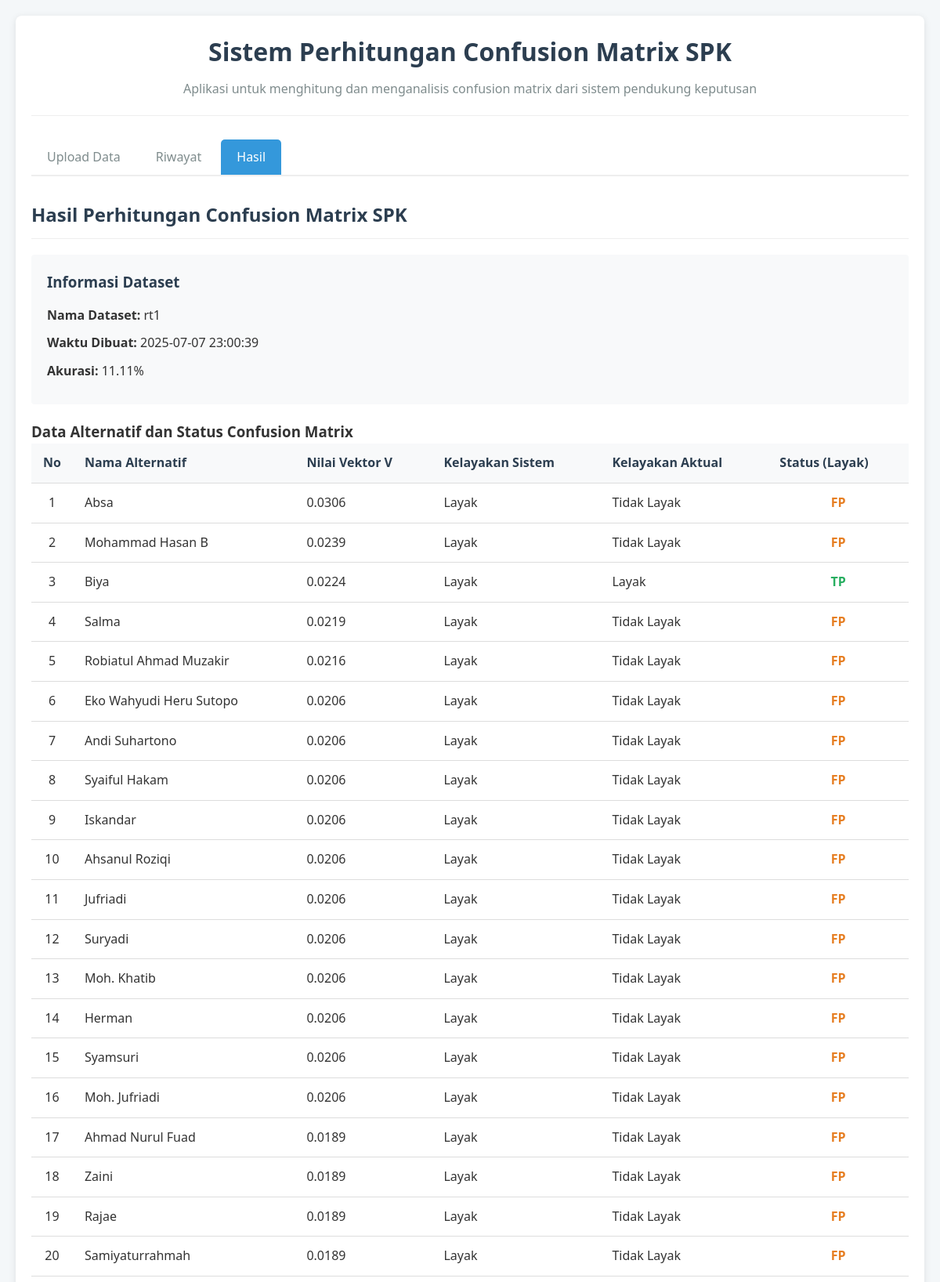
/?tab=results&dataset=7 (upper part), run on the app's committed database.
### tables this page shows
CREATE TABLE `dataset` (
  `id` int NOT NULL,
  `name` varchar(255) NOT NULL,
  `accuracy` float DEFAULT '0',
  `created_at` datetime DEFAULT CURRENT_TIMESTAMP
);

CREATE TABLE `raw_data` (
  `id` int NOT NULL,
  `dataset_id` int DEFAULT NULL,
  `data_id` varchar(50) DEFAULT NULL,
  `nama_alternatif` varchar(255) DEFAULT NULL,
  `nilai_vektor_v` float DEFAULT NULL,
  `kelayakan_sistem` varchar(100) DEFAULT NULL,
  `kelayakan_aktual` varchar(100) DEFAULT NULL
);

### src/config.php (called while the page is built, shortened)
<?php
class Database
{
    private $db;
    public function __construct()
    {
        try {
            $dsn = "mysql:host=" . DB_HOST . ";dbname=" . DB_NAME . ";charset=" . DB_CHARSET;
            $options = [
                PDO::ATTR_ERRMODE => PDO::ERRMODE_EXCEPTION,
                PDO::ATTR_DEFAULT_FETCH_MODE => PDO::FETCH_ASSOC,
                PDO::ATTR_EMULATE_PREPARES => false,
            ];
            $this->db = new PDO($dsn, DB_USER, DB_PASS, $options);
            $this->createTables();
        } catch (PDOException $e) {
            die('Error connecting to database: ' . $e->getMessage());
        }
    }
    private function createTables()
    {
        try {
            $stmt = $this->db->query("SHOW TABLES LIKE 'datasets'");
            $oldTableExists = $stmt->rowCount() > 0;
            if ($oldTableExists) {
                $this->db->exec('
                    CREATE TABLE IF NOT EXISTS dataset (
                        id INT AUTO_INCREMENT PRIMARY KEY,
                        name VARCHAR(255) NOT NULL,
                        accuracy FLOAT DEFAULT 0,
                        created_at DATETIME DEFAULT CURRENT_TIMESTAMP
                    )
                ');
                $this->db->exec('
                    INSERT IGNORE INTO dataset (id, name, accuracy, created_at)
                    SELECT id, name, accuracy, created_at FROM datasets
                ');
                $this->db->exec('SET FOREIGN_KEY_CHECKS = 0');
                $this->db->exec('DROP TABLE IF EXISTS datasets');
                $this->db->exec('SET FOREIGN_KEY_CHECKS = 1');
            } else {
        $this->db->exec('
                    CREATE TABLE IF NOT EXISTS dataset (
                id INT AUTO_INCREMENT PRIMARY KEY,
                name VARCHAR(255) NOT NULL,
                        accuracy FLOAT DEFAULT 0,
                        created_at DATETIME DEFAULT CURRENT_TIMESTAMP
                    )
                ');
            }
            $stmt = $this->db->query("DESCRIBE raw_data");
            $columns = $stmt->fetchAll(PDO::FETCH_COLUMN);
            $needsUpdate = !in_array('nama_alternatif', $columns);
            if ($needsUpdate) {
                $this->db->exec('
                    CREATE TABLE IF NOT EXISTS raw_data_new (
                        id INT AUTO_INCREMENT PRIMARY KEY,
                        dataset_id INT,
                        data_id VARCHAR(50),
                        nama_alternatif VARCHAR(255),
                        nilai_vektor_v FLOAT,
                        kelayakan_sistem VARCHAR(100),
                        kelayakan_aktual VARCHAR(100),
                        FOREIGN KEY (dataset_id) REFERENCES dataset(id) ON DELETE CASCADE
                    )
                ');
                try {
                    $this->db->exec('
                        INSERT INTO raw_data_new (dataset_id, data_id, nama_alternatif, nilai_vektor_v, kelayakan_sistem, kelayakan_aktual)
                        SELECT dataset_id, data_id, CONCAT("Alternatif ", data_id), 0, predicted_class, actual_class
                        FROM raw_data
                    ');
                    $this->db->exec('DROP TABLE raw_data');
                    $this->db->exec('RENAME TABLE raw_data_new TO raw_data');
                } catch (PDOException $e) {
                    $this->db->exec('DROP TABLE IF EXISTS raw_data');
                    $this->db->exec('
                        CREATE TABLE raw_data (
                            id INT AUTO_INCREMENT PRIMARY KEY,
                            dataset_id INT,
                            data_id VARCHAR(50),
                            nama_alternatif VARCHAR(255),
                            nilai_vektor_v FLOAT,
                            kelayakan_sistem VARCHAR(100),
                            kelayakan_aktual VARCHAR(100),
                            FOREIGN KEY (dataset_id) REFERENCES dataset(id) ON DELETE CASCADE
                        )
                    ');
                }
            } else {
                $this->db->exec('
                    CREATE TABLE IF NOT EXISTS raw_data (
                        id INT AUTO_INCREMENT PRIMARY KEY,
                        dataset_id INT,
                        data_id VARCHAR(50),
                        nama_alternatif VARCHAR(255),
                        nilai_vektor_v FLOAT,
                        kelayakan_sistem VARCHAR(100),
                        kelayakan_aktual VARCHAR(100),
                        FOREIGN KEY (dataset_id) REFERENCES dataset(id) ON DELETE CASCADE
                    )
                ');
            }
        $this->db->exec('
            CREATE TABLE IF NOT EXISTS confusion_matrix (
                id INT AUTO_INCREMENT PRIMARY KEY,
                dataset_id INT,
                    class_name VARCHAR(100),
                    true_positive INT DEFAULT 0,
                    false_positive INT DEFAULT 0,
                    true_negative INT DEFAULT 0,
                    false_negative INT DEFAULT 0,
                    precision_val FLOAT DEFAULT 0,
                    recall_val FLOAT DEFAULT 0,
                    f1_score FLOAT DEFAULT 0,
                    FOREIGN KEY (dataset_id) REFERENCES dataset(id) ON DELETE CASCADE
                )
            ');
            $this->db->exec('CREATE INDEX IF NOT EXISTS idx_raw_data_dataset_id ON raw_data (dataset_id)');
            $this->db->exec('CREATE INDEX IF NOT EXISTS idx_confusion_matrix_dataset_id ON confusion_matrix (dataset_id)');
            $this->db->exec('CREATE INDEX IF NOT EXISTS idx_datasets_created_at ON dataset (created_at)');
        } catch (PDOException $e) {
            $this->db->exec('
                CREATE TABLE IF NOT EXISTS dataset (
                    id INT AUTO_INCREMENT PRIMARY KEY,
                    name VARCHAR(255) NOT NULL,
                    accuracy FLOAT DEFAULT 0,
                    created_at DATETIME DEFAULT CURRENT_TIMESTAMP
                )
            ');
            $this->db->exec('
                CREATE TABLE IF NOT EXISTS confusion_matrix (
                    id INT AUTO_INCREMENT PRIMARY KEY,
                    dataset_id INT,
                    class_name VARCHAR(100),
                true_positive INT DEFAULT 0,
                false_positive INT DEFAULT 0,
                true_negative INT DEFAULT 0,
                false_negative INT DEFAULT 0,
                    precision_val FLOAT DEFAULT 0,
                    recall_val FLOAT DEFAULT 0,
                    f1_score FLOAT DEFAULT 0,
                    FOREIGN KEY (dataset_id) REFERENCES dataset(id) ON DELETE CASCADE
                )
            ');
        $this->db->exec('
            CREATE TABLE IF NOT EXISTS raw_data (
                id INT AUTO_INCREMENT PRIMARY KEY,
                dataset_id INT,
                    data_id VARCHAR(50),
                    nama_alternatif VARCHAR(255),
                    nilai_vektor_v FLOAT,
                    kelayakan_sistem VARCHAR(100),
                    kelayakan_aktual VARCHAR(100),
                    FOREIGN KEY (dataset_id) REFERENCES dataset(id) ON DELETE CASCADE
                )
            ');
        }
    }
    public function getDataset($id)
    {
        $stmt = $this->db->prepare('SELECT * FROM dataset WHERE id = :id');
        $stmt->bindValue(':id', $id);
        $stmt->execute();
        return $stmt->fetch(PDO::FETCH_ASSOC);
    }
    public function getRawData($datasetId)
    {
        $stmt = $this->db->prepare('SELECT * FROM raw_data WHERE dataset_id = :dataset_id');
        $stmt->bindValue(':dataset_id', $datasetId);
        $stmt->execute();
        return $stmt->fetchAll(PDO::FETCH_ASSOC);
    }
}

### public/get_result.php (the view, shortened to what this page needs)
<?php
require_once __DIR__ . '/../src/config.php';
$db = new Database();
$datasetId = intval($_GET['dataset']);
$dataset = $db->getDataset($datasetId);
$rawData = $db->getRawData($datasetId);
function getCMStatus($actual, $predicted)
{
    if ($actual === 'Layak' && $predicted === 'Layak') return 'TP';
    if ($actual !== 'Layak' && $predicted === 'Layak') return 'FP';
    if ($actual !== 'Layak' && $predicted !== 'Layak') return 'TN';
    return '';
}
echo '
<div class="results-container">
    <h2>Hasil Perhitungan Confusion Matrix SPK</h2>
    <div class="dataset-info">
        <h3>Informasi Dataset</h3>
        <p><strong>Nama Dataset:</strong> ' . htmlspecialchars($dataset['name']) . '</p>
        <p><strong>Waktu Dibuat:</strong> ' . htmlspecialchars($dataset['created_at']) . '</p>
        <p><strong>Akurasi:</strong> ' . number_format($dataset['accuracy'], 2) . '%</p>
    </div>';
echo '<div class="raw-data-container">';
echo '<h3>Data Alternatif dan Status Confusion Matrix</h3>';
echo '<table class="raw-data-table">';
echo '<thead><tr><th>No</th><th>Nama Alternatif</th><th>Nilai Vektor V</th><th>Kelayakan Sistem</th><th>Kelayakan Aktual</th><th>Status (Layak)</th></tr></thead><tbody>';
foreach ($rawData as $row) {
    echo '<tr>';
    echo '<td>' . htmlspecialchars($row['data_id']) . '</td>';
    echo '<td>' . htmlspecialchars($row['nama_alternatif']) . '</td>';
    echo '<td>' . htmlspecialchars($row['nilai_vektor_v']) . '</td>';
    echo '<td>' . htmlspecialchars($row['kelayakan_sistem']) . '</td>';
    echo '<td>' . htmlspecialchars($row['kelayakan_aktual']) . '</td>';
    $status = getCMStatus($row['kelayakan_aktual'], $row['kelayakan_sistem']);
    $color = ($status === 'TP') ? '#27ae60' : (($status === 'FP' || $status === 'FN') ? '#e67e22' : '#bdc3c7');
    echo '<td style="text-align:center; color:' . $color . '"><b>' . $status . '</b></td>';
    echo '</tr>';
}
echo '</tbody></table>';
echo '</div>';
echo '
    <div class="action-buttons">
        <a href="export_dataset.php?id=' . $datasetId . '&format=json" class="btn">Export JSON</a>
        <a href="index.php" class="btn btn-secondary">Kembali ke Beranda</a>
    </div>
</div>';

### css/style.css (style rules this page uses)
* { margin: 0; padding: 0; box-sizing: border-box; }
body { font-family: 'Segoe UI', Tahoma, Geneva, Verdana, sans-serif; line-height: 1.6; color: #333; background-color: #f4f7f9; padding: 20px; }
section h2 { color: #2c3e50; margin-bottom: 20px; padding-bottom: 10px; border-bottom: 1px solid #eee; }
table { width: 100%; border-collapse: collapse; margin-bottom: 20px; }
th, td { padding: 12px 15px; text-align: left; border-bottom: 1px solid #ddd; }
thead th { background-color: #f8f9fa; color: #2c3e50; font-weight: 600; }
.dataset-info { background-color: #f8f9fa; padding: 20px; border-radius: 4px; margin-bottom: 20px; }
.dataset-info h3 { margin-bottom: 15px; color: #2c3e50; }
.dataset-info p { margin-bottom: 10px; }
.raw-data-table th:first-child, .raw-data-table td:first-child { width: 40px; text-align: center; }

### data on the page
dataset: name "rt1", created_at "2025-07-07 23:00:39", accuracy "11.11"
raw_data: data "1", nama_alternatif "Absa", nilai_vektor_v "0.0306", kelayakan_sistem "Layak", kelayakan_aktual "Tidak Layak", status "FP"
raw_data: data "2", nama_alternatif "Mohammad Hasan B", nilai_vektor_v "0.0239", kelayakan_sistem "Layak", kelayakan_aktual "Tidak Layak", status "FP"
raw_data: data "3", nama_alternatif "Biya", nilai_vektor_v "0.0224", kelayakan_sistem "Layak", kelayakan_aktual "Layak", status "TP"
raw_data: data "4", nama_alternatif "Salma", nilai_vektor_v "0.0219", kelayakan_sistem "Layak", kelayakan_aktual "Tidak Layak", status "FP"
raw_data: data "5", nama_alternatif "Robiatul Ahmad Muzakir", nilai_vektor_v "0.0216", kelayakan_sistem "Layak", kelayakan_aktual "Tidak Layak", status "FP"
raw_data: data "6", nama_alternatif "Eko Wahyudi Heru Sutopo", nilai_vektor_v "0.0206", kelayakan_sistem "Layak", kelayakan_aktual "Tidak Layak", status "FP"
raw_data: data "7", nama_alternatif "Andi Suhartono", nilai_vektor_v "0.0206", kelayakan_sistem "Layak", kelayakan_aktual "Tidak Layak", status "FP"
raw_data: data "8", nama_alternatif "Syaiful Hakam", nilai_vektor_v "0.0206", kelayakan_sistem "Layak", kelayakan_aktual "Tidak Layak", status "FP"
raw_data: data "9", nama_alternatif "Iskandar", nilai_vektor_v "0.0206", kelayakan_sistem "Layak", kelayakan_aktual "Tidak Layak", status "FP"
raw_data: data "10", nama_alternatif "Ahsanul Roziqi", nilai_vektor_v "0.0206", kelayakan_sistem "Layak", kelayakan_aktual "Tidak Layak", status "FP"
raw_data: data "11", nama_alternatif "Jufriadi", nilai_vektor_v "0.0206", kelayakan_sistem "Layak", kelayakan_aktual "Tidak Layak", status "FP"
raw_data: data "12", nama_alternatif "Suryadi", nilai_vektor_v "0.0206", kelayakan_sistem "Layak", kelayakan_aktual "Tidak Layak", status "FP"
raw_data: data "13", nama_alternatif "Moh. Khatib", nilai_vektor_v "0.0206", kelayakan_sistem "Layak", kelayakan_aktual "Tidak Layak", status "FP"
raw_data: data "14", nama_alternatif "Herman", nilai_vektor_v "0.0206", kelayakan_sistem "Layak", kelayakan_aktual "Tidak Layak", status "FP"
raw_data: data "15", nama_alternatif "Syamsuri", nilai_vektor_v "0.0206", kelayakan_sistem "Layak", kelayakan_aktual "Tidak Layak", status "FP"
raw_data: data "16", nama_alternatif "Moh. Jufriadi", nilai_vektor_v "0.0206", kelayakan_sistem "Layak", kelayakan_aktual "Tidak Layak", status "FP"
raw_data: data "17", nama_alternatif "Ahmad Nurul Fuad", nilai_vektor_v "0.0189", kelayakan_sistem "Layak", kelayakan_aktual "Tidak Layak", status "FP"
raw_data: data "18", nama_alternatif "Zaini", nilai_vektor_v "0.0189", kelayakan_sistem "Layak", kelayakan_aktual "Tidak Layak", status "FP"
raw_data: data "19", nama_alternatif "Rajae", nilai_vektor_v "0.0189", kelayakan_sistem "Layak", kelayakan_aktual "Tidak Layak", status "FP"
raw_data: data "20", nama_alternatif "Samiyaturrahmah", nilai_vektor_v "0.0189", kelayakan_sistem "Layak", kelayakan_aktual "Tidak Layak", status "FP"
